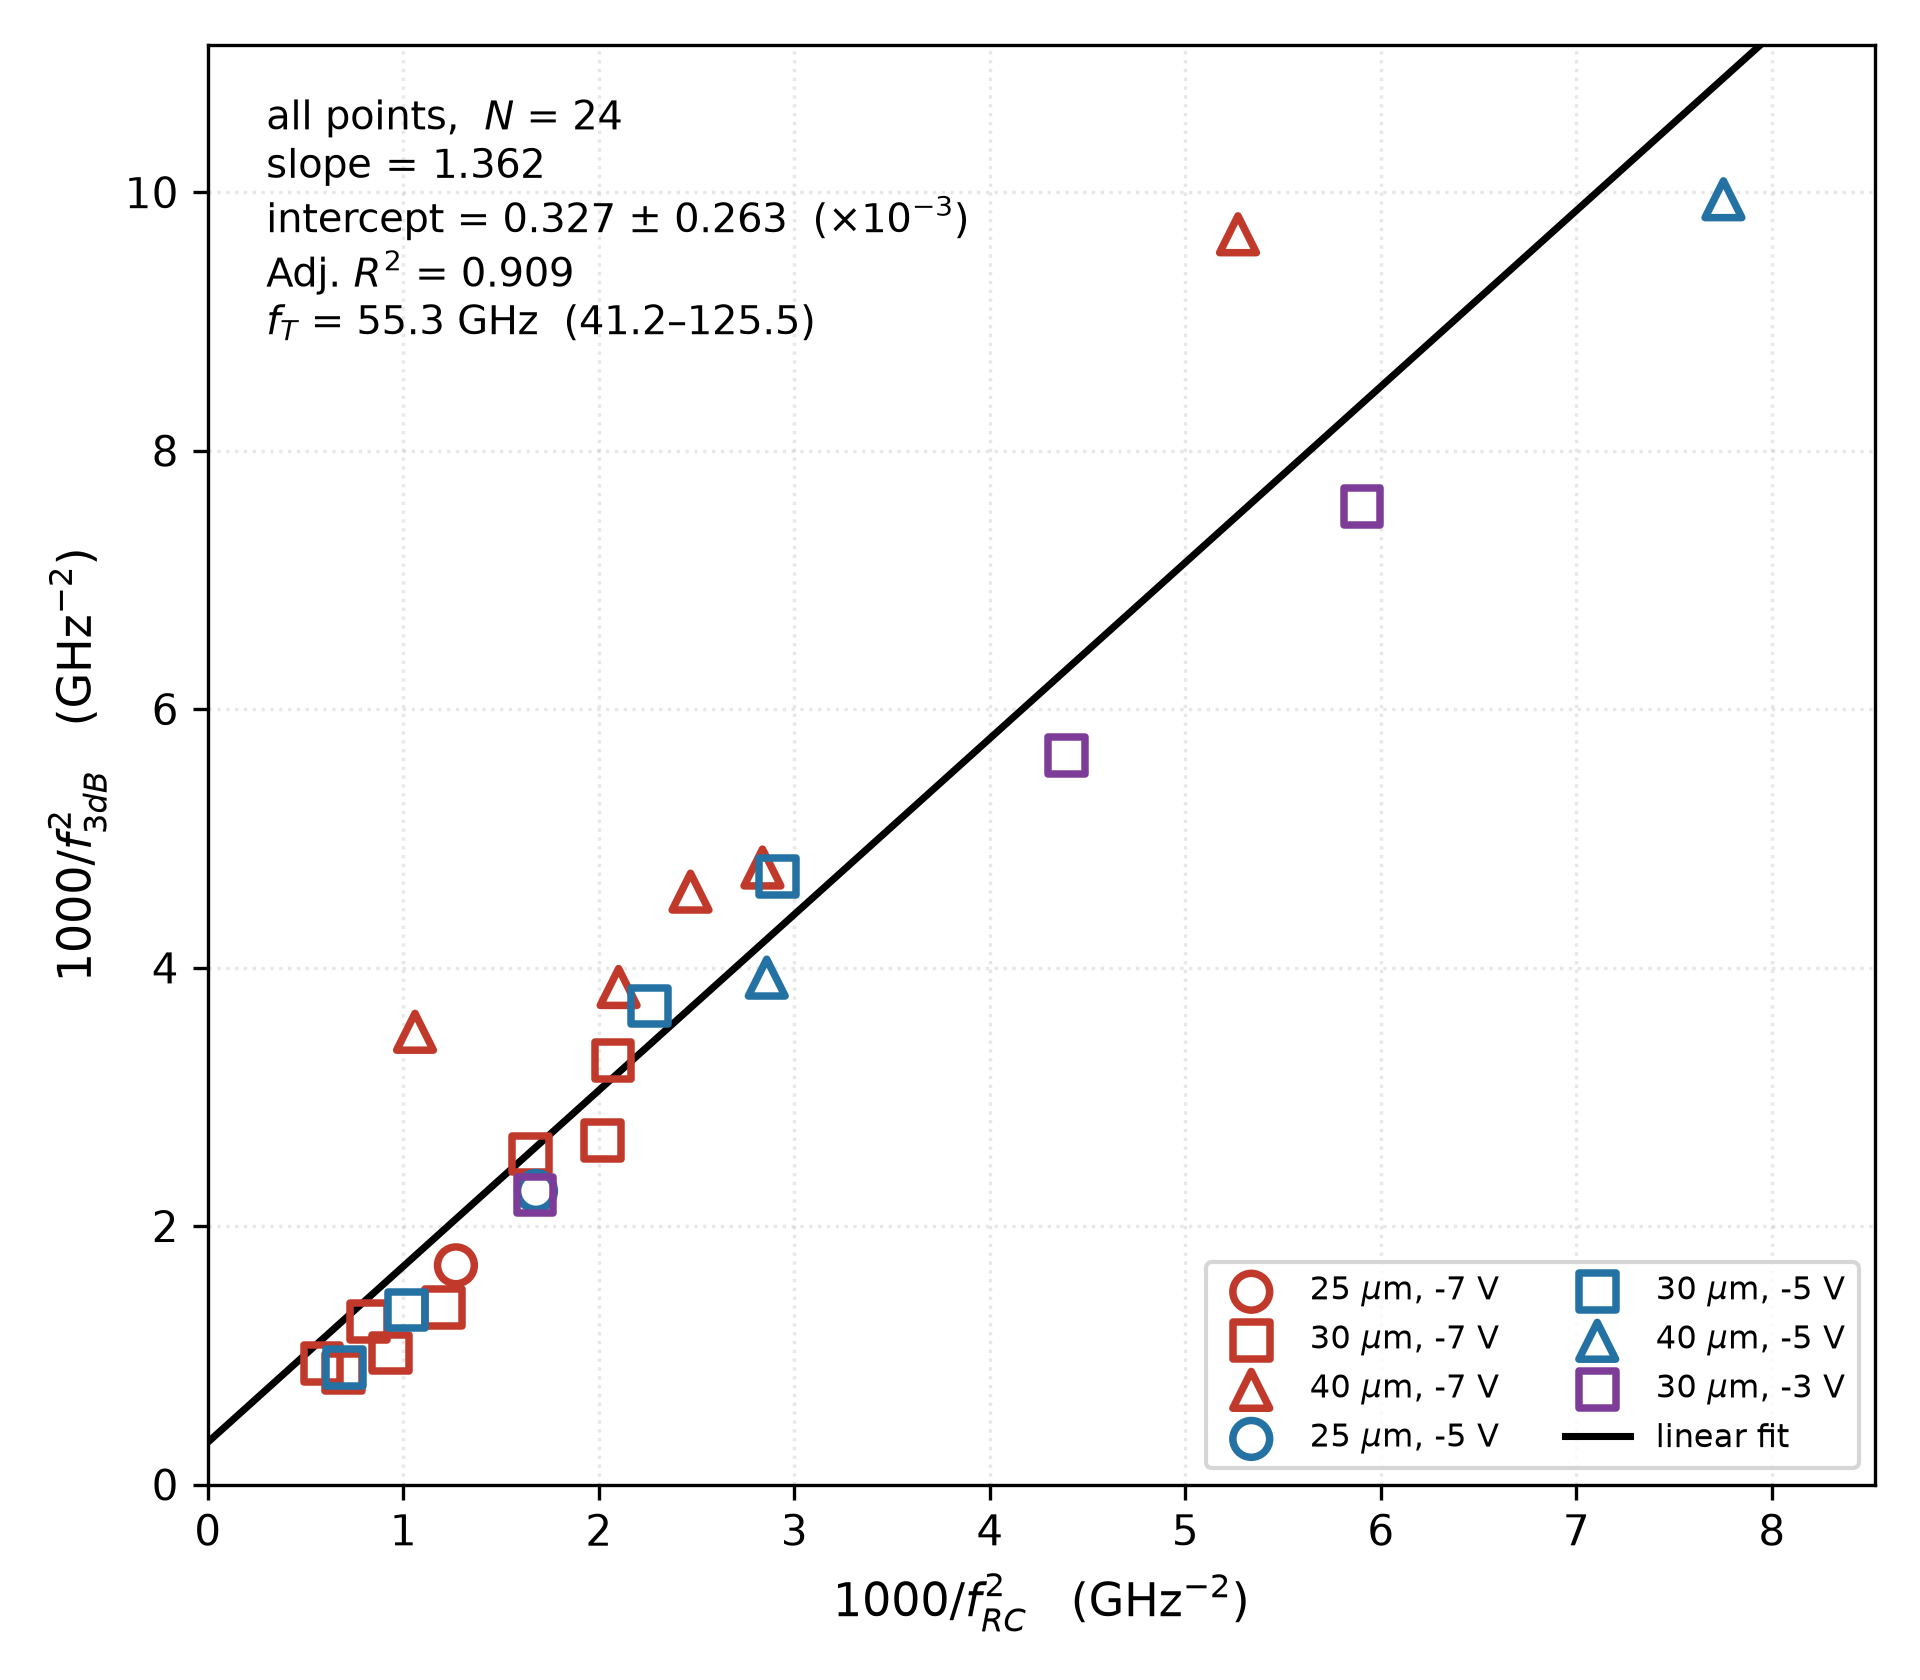

This figure's Python source:
"""All 24 points, all diameters and biases, one linear fit (no exclusions)."""
import numpy as np, pandas as pd
import matplotlib
matplotlib.use('Agg')
import matplotlib.pyplot as plt

t = pd.read_csv('ft_userbw.csv')
g = t[np.isfinite(t.x) & np.isfinite(t.y)].copy()
x, y = g.x.values, g.y.values
A = np.vstack([x, np.ones_like(x)]).T
(sl, b), *_ = np.linalg.lstsq(A, y, rcond=None)
res = y - A @ [sl, b]
r2 = 1 - (res**2).sum()/((y - y.mean())**2).sum()
adj = 1 - (1 - r2)*(len(x) - 1)/(len(x) - 2)
cov = (res**2).sum()/(len(x) - 2)*np.linalg.inv(A.T @ A); se = np.sqrt(cov[1, 1])
f = lambda v: np.sqrt(1000/v) if v > 0 else np.nan
fT, lo, hi = f(b), f(b + se), f(b - se)
print(f'N={len(x)} slope={sl:.3f} intercept={b:+.3f}+-{se:.3f} AdjR2={adj:.3f} '
      f'f_T={fT:.1f} ({lo:.1f}-{hi if np.isfinite(hi) else float("inf"):.1f})')

MK = {25: 'o', 30: 's', 40: '^'}; CV = {-3: '#7d3c98', -5: '#2471a3', -7: '#c0392b'}
fig, ax = plt.subplots(figsize=(6.4, 5.6))
for V in (-7, -5, -3):
    for D in (25, 30, 40):
        q = g[(g.V == V) & (g.D == D)]
        if len(q):
            ax.scatter(q.x, q.y, s=78, marker=MK[D], facecolor='none',
                       edgecolor=CV[V], lw=1.8, zorder=5, label=f'{D} $\\mu$m, {V} V')
xr = np.linspace(0, x.max()*1.1, 40)
ax.plot(xr, sl*xr + b, 'k-', lw=1.7, zorder=4, label='linear fit')
hs = f'{hi:.1f}' if np.isfinite(hi) else '$\\infty$'
ax.annotate(f'all points,  $N$ = {len(x)}\nslope = {sl:.3f}\n'
            f'intercept = {b:.3f} $\\pm$ {se:.3f}  ($\\times10^{{-3}}$)\n'
            f'Adj. $R^2$ = {adj:.3f}\n$f_T$ = {fT:.1f} GHz  ({lo:.1f}–{hs})',
            xy=(0.035, 0.965), xycoords='axes fraction', va='top', fontsize=9.5)
ax.set_xlabel(r'$1000/f_{RC}^{2}$   (GHz$^{-2}$)', fontsize=11)
ax.set_ylabel(r'$1000/f_{3dB}^{2}$   (GHz$^{-2}$)', fontsize=11)
ax.set_xlim(0, x.max()*1.1); ax.set_ylim(0, y.max()*1.12)
ax.grid(alpha=.3, ls=':'); ax.legend(fontsize=7.8, loc='lower right', ncol=2)
fig.tight_layout(); fig.savefig('ft_userbw_all24_clean.png', dpi=300)
print('wrote ft_userbw_all24_clean.png')
